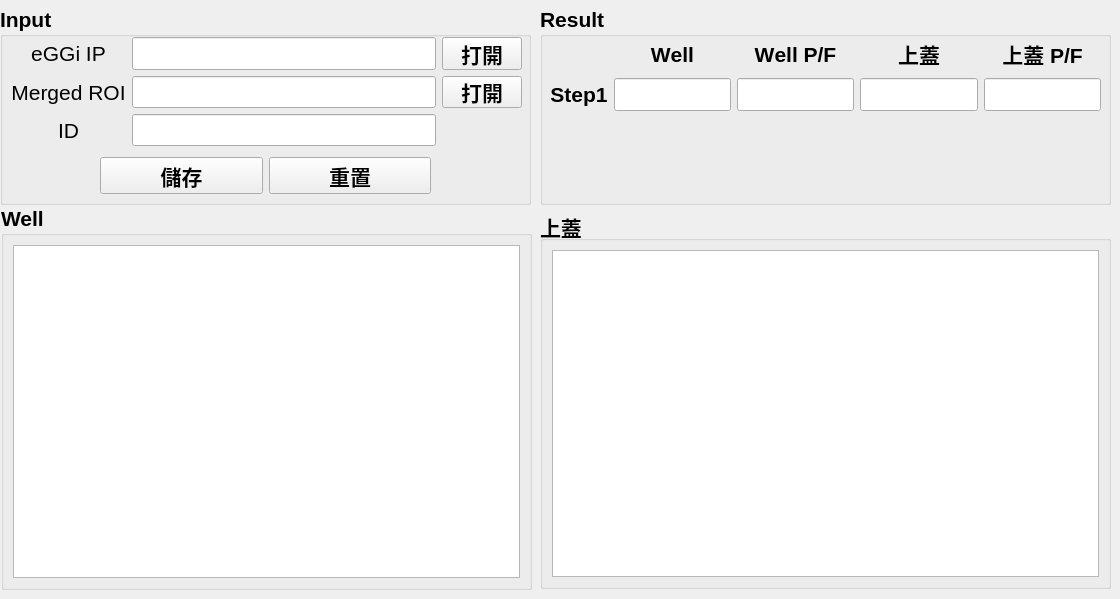
    <widget class="QWidget" name="tab_hardware">
     <attribute name="title">
      <string>EGGI主機</string>
     </attribute>
     <widget class="QGroupBox" name="Chart_box_com">
      <property name="geometry">
       <rect>
        <x>1</x>
        <y>205</y>
        <width>531</width>
        <height>385</height>
       </rect>
      </property>
      <property name="font">
       <font>
        <pointsize>16</pointsize>
        <weight>75</weight>
        <bold>true</bold>
       </font>
      </property>
      <property name="title">
       <string>Well</string>
      </property>
      <layout class="QGridLayout" name="gridLayout_4">
       <item row="2" column="1">
        <widget class="QGraphicsView" name="well_com_chart"/>
       </item>
      </layout>
     </widget>
     <widget class="QGroupBox" name="Input_box_com">
      <property name="geometry">
       <rect>
        <x>0</x>
        <y>6</y>
        <width>531</width>
        <height>199</height>
       </rect>
      </property>
      <property name="font">
       <font>
        <pointsize>16</pointsize>
        <weight>75</weight>
        <italic>false</italic>
        <bold>true</bold>
        <underline>false</underline>
        <strikeout>false</strikeout>
        <kerning>true</kerning>
       </font>
      </property>
      <property name="styleSheet">
       <string notr="true">QGroupBox {
            border-color: rgb(156, 156, 156);
        }</string>
      </property>
      <property name="title">
       <string>Input</string>
      </property>
      <widget class="QWidget" name="">
       <property name="geometry">
        <rect>
         <x>11</x>
         <y>31</y>
         <width>511</width>
         <height>109</height>
        </rect>
       </property>
       <layout class="QGridLayout" name="gridLayout_6">
        <item row="2" column="1">
         <widget class="QLineEdit" name="com_ID">
          <property name="font">
           <font>
            <pointsize>16</pointsize>
            <kerning>false</kerning>
           </font>
          </property>
         </widget>
        </item>
        <item row="0" column="2">
         <widget class="QPushButton" name="btn_opentxt_com">
          <property name="font">
           <font>
            <pointsize>16</pointsize>
            <weight>75</weight>
            <italic>false</italic>
            <bold>true</bold>
            <underline>false</underline>
            <strikeout>false</strikeout>
            <kerning>false</kerning>
           </font>
          </property>
          <property name="text">
           <string>打開</string>
          </property>
         </widget>
        </item>
        <item row="0" column="0">
         <widget class="QLabel" name="IP_name_com">
          <property name="font">
           <font>
            <pointsize>16</pointsize>
            <weight>50</weight>
            <italic>false</italic>
            <bold>false</bold>
            <underline>false</underline>
            <strikeout>false</strikeout>
            <kerning>false</kerning>
           </font>
          </property>
          <property name="text">
           <string>eGGi IP</string>
          </property>
          <property name="alignment">
           <set>Qt::AlignCenter</set>
          </property>
         </widget>
        </item>
        <item row="0" column="1">
         <widget class="QLineEdit" name="com_IP">
          <property name="font">
           <font>
            <pointsize>16</pointsize>
            <kerning>false</kerning>
           </font>
          </property>
         </widget>
        </item>
        <item row="2" column="0">
         <widget class="QLabel" name="ID_name_com">
          <property name="font">
           <font>
            <pointsize>16</pointsize>
            <weight>50</weight>
            <italic>false</italic>
            <bold>false</bold>
            <underline>false</underline>
            <strikeout>false</strikeout>
            <kerning>false</kerning>
           </font>
          </property>
          <property name="text">
           <string>ID</string>
          </property>
          <property name="alignment">
           <set>Qt::AlignCenter</set>
          </property>
         </widget>
        </item>
        <item row="1" column="0">
         <widget class="QLabel" name="ROI_name_com">
          <property name="font">
           <font>
            <pointsize>16</pointsize>
            <weight>50</weight>
            <italic>false</italic>
            <bold>false</bold>
            <underline>false</underline>
            <strikeout>false</strikeout>
            <kerning>false</kerning>
           </font>
          </property>
          <property name="text">
           <string>Merged ROI</string>
          </property>
          <property name="alignment">
           <set>Qt::AlignCenter</set>
          </property>
         </widget>
        </item>
        <item row="1" column="1">
         <widget class="QLineEdit" name="com_ROI">
          <property name="font">
           <font>
            <pointsize>16</pointsize>
            <weight>75</weight>
            <bold>true</bold>
            <kerning>false</kerning>
           </font>
          </property>
         </widget>
        </item>
        <item row="1" column="2">
         <widget class="QPushButton" name="btn_roi_com">
          <property name="font">
           <font>
            <pointsize>16</pointsize>
            <weight>75</weight>
            <italic>false</italic>
            <bold>true</bold>
            <underline>false</underline>
            <strikeout>false</strikeout>
            <kerning>true</kerning>
           </font>
          </property>
          <property name="text">
           <string>打開</string>
          </property>
         </widget>
        </item>
       </layout>
      </widget>
      <widget class="QWidget" name="">
       <property name="geometry">
        <rect>
         <x>100</x>
         <y>151</y>
         <width>331</width>
         <height>37</height>
        </rect>
       </property>
       <layout class="QGridLayout" name="gridLayout_9">
        <item row="0" column="0">
         <widget class="QPushButton" name="btn_save_com">
          <property name="font">
           <font>
            <pointsize>16</pointsize>
            <weight>75</weight>
            <italic>false</italic>
            <bold>true</bold>
            <underline>false</underline>
            <strikeout>false</strikeout>
            <kerning>true</kerning>
           </font>
          </property>
          <property name="text">
           <string>儲存</string>
          </property>
         </widget>
        </item>
        <item row="0" column="1">
         <widget class="QPushButton" name="btn_clean_com">
          <property name="font">
           <font>
            <pointsize>16</pointsize>
            <weight>75</weight>
            <italic>false</italic>
            <bold>true</bold>
            <underline>false</underline>
            <strikeout>false</strikeout>
            <kerning>true</kerning>
           </font>
          </property>
          <property name="text">
           <string>重置</string>
          </property>
         </widget>
        </item>
       </layout>
      </widget>
     </widget>
     <widget class="QGroupBox" name="Result_box_com">
      <property name="geometry">
       <rect>
        <x>540</x>
        <y>6</y>
        <width>571</width>
        <height>199</height>
       </rect>
      </property>
      <property name="font">
       <font>
        <pointsize>16</pointsize>
        <weight>75</weight>
        <bold>true</bold>
       </font>
      </property>
      <property name="title">
       <string>Result</string>
      </property>
      <widget class="QWidget" name="layoutWidget_7">
       <property name="geometry">
        <rect>
         <x>10</x>
         <y>30</y>
         <width>551</width>
         <height>75</height>
        </rect>
       </property>
       <layout class="QGridLayout" name="gridLayout_7">
        <item row="1" column="4">
         <widget class="QLineEdit" name="top_pf_com_value">
          <property name="alignment">
           <set>Qt::AlignCenter</set>
          </property>
         </widget>
        </item>
        <item row="0" column="1">
         <widget class="QLabel" name="well_com">
          <property name="font">
           <font>
            <pointsize>16</pointsize>
            <weight>75</weight>
            <bold>true</bold>
            <kerning>false</kerning>
           </font>
          </property>
          <property name="text">
           <string>Well</string>
          </property>
          <property name="alignment">
           <set>Qt::AlignCenter</set>
          </property>
         </widget>
        </item>
        <item row="1" column="0">
         <widget class="QLabel" name="label_step">
          <property name="font">
           <font>
            <pointsize>16</pointsize>
            <weight>75</weight>
            <bold>true</bold>
           </font>
          </property>
          <property name="text">
           <string>Step1</string>
          </property>
          <property name="alignment">
           <set>Qt::AlignCenter</set>
          </property>
         </widget>
        </item>
        <item row="0" column="2">
         <widget class="QLabel" name="well_pf_com">
          <property name="font">
           <font>
            <pointsize>16</pointsize>
            <weight>75</weight>
            <bold>true</bold>
            <kerning>false</kerning>
           </font>
          </property>
          <property name="text">
           <string>Well P/F</string>
          </property>
          <property name="alignment">
           <set>Qt::AlignCenter</set>
          </property>
         </widget>
        </item>
        <item row="0" column="4">
         <widget class="QLabel" name="top_pf_com">
          <property name="font">
           <font>
            <pointsize>16</pointsize>
            <weight>75</weight>
            <bold>true</bold>
            <kerning>false</kerning>
           </font>
          </property>
          <property name="text">
           <string>上蓋 P/F</string>
          </property>
          <property name="alignment">
           <set>Qt::AlignCenter</set>
          </property>
         </widget>
        </item>
        <item row="1" column="1">
         <widget class="QLineEdit" name="well_com_value">
          <property name="alignment">
           <set>Qt::AlignCenter</set>
          </property>
         </widget>
        </item>
        <item row="1" column="2">
         <widget class="QLineEdit" name="well_pf_com_value">
          <property name="alignment">
           <set>Qt::AlignCenter</set>
          </property>
         </widget>
        </item>
        <item row="1" column="3">
         <widget class="QLineEdit" name="top_com_value">
          <property name="alignment">
           <set>Qt::AlignCenter</set>
          </property>
         </widget>
        </item>
        <item row="0" column="3">
         <widget class="QLabel" name="top_com">
          <property name="font">
           <font>
            <pointsize>16</pointsize>
            <weight>75</weight>
            <bold>true</bold>
            <kerning>false</kerning>
           </font>
          </property>
          <property name="text">
           <string>上蓋</string>
          </property>
          <property name="alignment">
           <set>Qt::AlignCenter</set>
          </property>
         </widget>
        </item>
       </layout>
      </widget>
     </widget>
     <widget class="QGroupBox" name="Chart_box_com_2">
      <property name="geometry">
       <rect>
        <x>540</x>
        <y>210</y>
        <width>571</width>
        <height>379</height>
       </rect>
      </property>
      <property name="font">
       <font>
        <pointsize>16</pointsize>
        <weight>75</weight>
        <bold>true</bold>
       </font>
      </property>
      <property name="title">
       <string>上蓋</string>
      </property>
      <layout class="QGridLayout" name="gridLayout_8">
       <item row="0" column="0" rowspan="2" colspan="2">
        <widget class="QGraphicsView" name="top_com_chart"/>
       </item>
      </layout>
     </widget>
    </widget>
